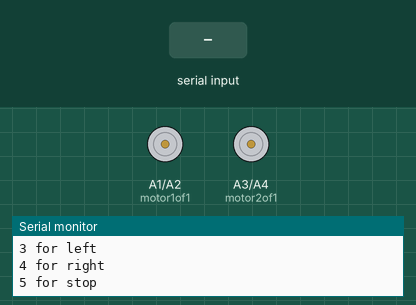
Bench run of a sketch on a simulated Arduino Uno, built with avr-gcc and run on an emulated ATmega328P. Shown: motor-driver pin pairs drawn as motors (green arrow = first pin HIGH = forward, orange = second pin HIGH = backward, longer = more drive), the last lines printed to the serial monitor. Inputs (shaded band) come from the test bench.

Above: at 1.2 s.
1.3 s: "1" received over Serial
At 1.6 s:
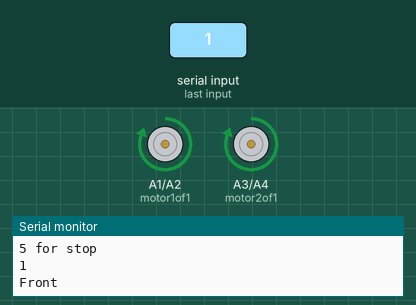
2.8 s: "2" received over Serial
At 3.9 s:
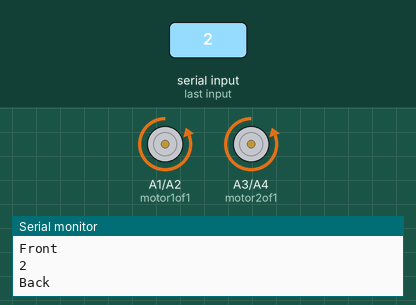
4.3 s: "3" received over Serial
At 5.1 s:
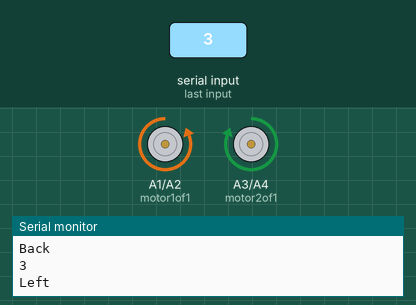
5.8 s: "4" received over Serial
At 6.2 s:
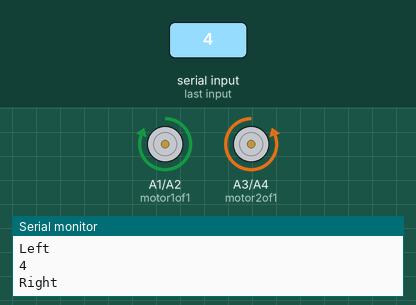
Timing chart, 0 to 8.3 s (numbered marks = the images above; inputs shaded):
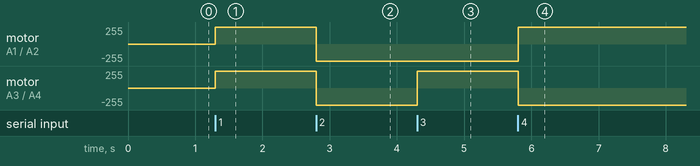

Measured:
- after the input at 1.3 s, motor on A1 (motor1of1) / A2 (motor1of2), motor on A3 (motor2of1) / A4 (motor2of2): stopped → forward 255/255 at once
- after the input at 2.8 s, motor on A1 (motor1of1) / A2 (motor1of2), motor on A3 (motor2of1) / A4 (motor2of2): forward 255/255 → backward 255/255 at once
- after the input at 4.3 s, motor on A3 (motor2of1) / A4 (motor2of2): backward 255/255 → forward 255/255 at once
- after the input at 5.8 s, motor on A1 (motor1of1) / A2 (motor1of2): backward 255/255 → forward 255/255 at once; motor on A3 (motor2of1) / A4 (motor2of2): forward 255/255 → backward 255/255 at once

The sketch:

30_rpm_motor_interfacing_with_arduino.ino
```cpp
String voice;

const int motor1of1 = A1;
const int motor1of2 = A2;
const int motor2of1 = A3;
const int motor2of2 = A4;

int led=6;
int l2=7;


void setup() {
  Serial.begin(9600);

  pinMode(motor1of1, OUTPUT);
  pinMode(motor1of2, OUTPUT);
  pinMode(motor2of1, OUTPUT);
  pinMode(motor2of2, OUTPUT);

  digitalWrite(motor1of1, LOW);
  digitalWrite(motor1of2, LOW);
  digitalWrite(motor2of1, LOW);
  digitalWrite(motor2of2, LOW);

  Serial.println("1 for front");
  Serial.println("2 for back");
  Serial.println("3 for left");
  Serial.println("4 for right");
  Serial.println("5 for stop");

}

void loop() {
  while (Serial.available())
  {
  char a = Serial.read();
  voice += a;
  }
  if (voice.length() > 0)
  {
    Serial.println(voice);
  if(voice == "1")
  {
    Serial.println("Front");
    front();
    delay(1000);
  }
  else if(voice == "2")
  {
    Serial.println("Back");
    back();
    delay(1000);
  }
  else if(voice == "3")
  {
    Serial.println("Left");
    left();
    delay(1000);
  }
  else if(voice == "4")
  {
    right();
    Serial.println("Right");
    delay(1000);
  }
  else if(voice == "5")
  {
    Serial.println("Stop");
    stop();
    delay(1000);
  }
  else if(voice == "6")
  {
    Serial.println("Relay1");
    digitalWrite(led,HIGH);
    delay(1000);
  }
  else if(voice == "7")
  {
    Serial.println("Relay2");
    digitalWrite(l2,HIGH);
    delay(1000);
  }
  else if(voice == "8")
  {
    Serial.println("Relay1 off");
    digitalWrite(led,LOW);
    delay(1000);
  }
  else if(voice == "9")
  {
    Serial.println("Relay2 off");
    digitalWrite(l2,LOW);
    delay(1000);
  }
 voice="";
 }
}

void front(){
  digitalWrite(motor1of1, HIGH);
  digitalWrite(motor1of2, LOW);
  digitalWrite(motor2of1, HIGH);
  digitalWrite(motor2of2, LOW);
}

void back(){
  digitalWrite(motor1of1, LOW);
  digitalWrite(motor1of2, HIGH);
  digitalWrite(motor2of1, LOW);
  digitalWrite(motor2of2, HIGH);
}


void left(){
  digitalWrite(motor1of1, LOW);
  digitalWrite(motor1of2, HIGH);
  digitalWrite(motor2of1, HIGH);
  digitalWrite(motor2of2, LOW);
}


void right(){
  digitalWrite(motor1of1, HIGH);
  digitalWrite(motor1of2, LOW);
  digitalWrite(motor2of1, LOW);
  digitalWrite(motor2of2, HIGH);
}

void stop(){
  digitalWrite(motor1of1, LOW);
  digitalWrite(motor1of2, LOW);
  digitalWrite(motor2of1, LOW);
  digitalWrite(motor2of2, LOW);
}
```
